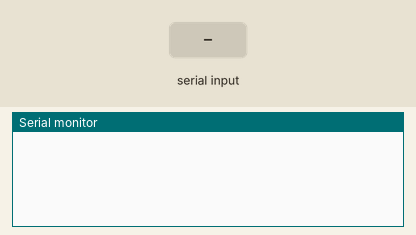
Simulated run of this sketch. Board: Arduino Uno, built with avr-gcc and run on an emulated ATmega328P. On the bench: the last lines printed to the serial monitor. The test bench sets the inputs (shaded band).

Above: at 1.2 s.
1.3 s: "90,45\n" received over Serial
At 2.6 s:
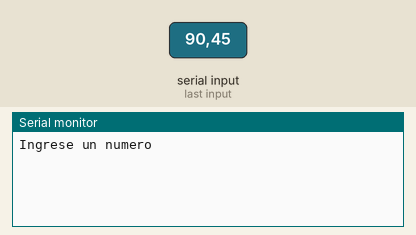
2.9 s: "30,150\n" received over Serial
At 4.6 s:
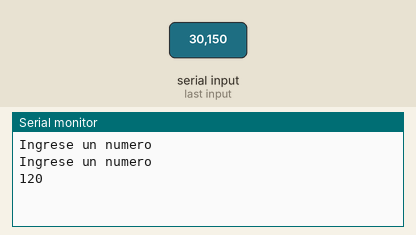

Measured:
- after the input at 1.3 s, the serial monitor: prints a new line after 0.10 s (image 1)
- after the input at 2.9 s, the serial monitor: prints a new line after 1.1 s (image 2)

The sketch:

Prog_5_ME_Sumar2Nums.ino
```cpp
//Calcular la suma de dos numeros ingresados por el usuario


//Variables
int dato;
int suma;
bool auxiliar;

void setup() {
  // put your setup code here, to run once:
  Serial.begin(9600);

  auxiliar = false;
  suma = 0;
}


void loop() {
  // put your main code here, to run repeatedly:


if(Serial.available()>0){
  Serial.println("Ingrese un numero");
    dato = Serial.readString().toInt(); //numero

    if(!auxiliar){
        suma = dato;
        auxiliar = true;
      }
     else {
        suma += dato;
        auxiliar = false;
        Serial.println(suma);
      }

  }

delay(100);

}
```
